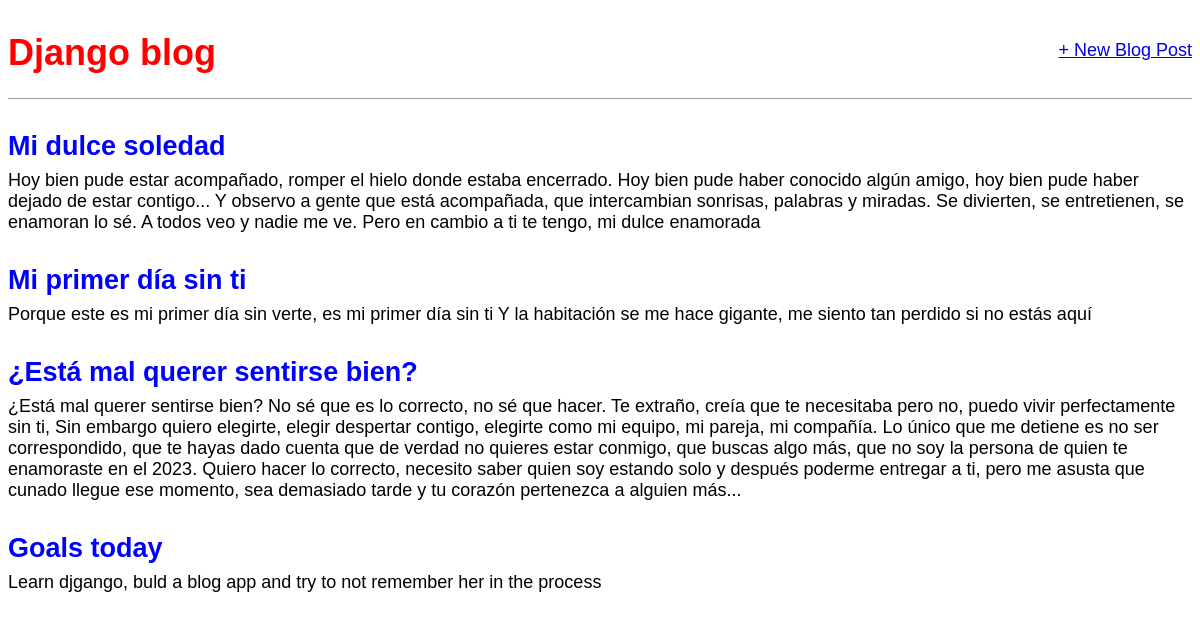
The page / on the database its author committed.
### blog/models.py (models this page shows, shortened)
class Post(models.Model):
    title = models.CharField(max_length=200)
    author = models.ForeignKey(
        "auth.user",
        on_delete=models.CASCADE,
    )
    body = models.TextField()

### blog/views.py (the view)
# urls.py: path("", BlogListView.as_view(), name="home")
class BlogListView(ListView):
    model = Post
    template_name = "home.html"

### templates/home.html
{% extends "base.html" %}
{% block content %}
{% for post in post_list %}
<div class="post-entry">
    <h2><a href="{% url 'post_detail' post.pk %}">{{ post.title }}</a></h2>
    <p>{{ post.body }}</p>
</div>
{% endfor %}
{% endblock content %}

### templates/base.html (shortened to what this page needs)
{% load static %}
<html>
<head>
    <link href="{% static 'css/base.css' %}" rel="stylesheet">
</head>
<body>
    <div>
        <header>
            <div class="nav-left">
                <h1><a href="{% url 'home' %}">Django blog</a></h1>
            </div>
            <div class="nav-right">
                <a href="{% url 'post_new' %}">+ New Blog Post</a>
            </div>
        </header>
        {% block content %}
        {% endblock content %}
    </div>
</body>
</html>

### static/css/base.css (style rules this page uses)
body { font-family: 'Source Sans Pro', sans-serif; font-size: 18px; }
header { border-bottom: 1px solid #999; margin-bottom: 2rem; display: flex; }
header h1 a { color: red; text-decoration: none; }
.nav-left { margin-right: auto; }
.nav-right { display: flex; padding-top: 2rem; }
.post-entry { margin-bottom: 2rem; }
.post-entry h2 { margin: 0.5rem 0; }
.post-entry h2 a, .post-entry h2 a:visited { color: blue; text-decoration: none; }
.post-entry p { margin: 0; font-weight: 400; }

### rows shown on the page
Post: title "Mi dulce soledad", body "Hoy bien pude estar acompañado, romper el hielo donde estaba encerrado. Hoy bien pude haber conocido algún amigo, hoy bien pude haber dejado de estar contigo... Y observo a gente que está acompañada, que intercambian sonrisas, palabras y miradas. Se divierten, se entretienen, se enamoran lo sé. A todos veo y nadie me ve. Pero en cambio a ti te tengo, mi dulce enamorada"
Post: title "Mi primer día sin ti", body "Porque este es mi primer día sin verte, es mi primer día sin ti Y la habitación se me hace gigante, me siento tan perdido si no estás aquí"
Post: title "¿Está mal querer sentirse bien?", body "¿Está mal querer sentirse bien? No sé que es lo correcto, no sé que hacer. Te extraño, creía que te necesitaba pero no, puedo vivir perfectamente sin ti, Sin embargo quiero elegirte, elegir despertar contigo, elegirte como mi equipo, mi pareja, mi compañía. Lo único que me detiene es no ser correspondido, que te hayas dado cuenta que de verdad no quieres estar conmigo, que buscas algo más, que no soy la persona de quien te enamoraste en el 2023. Quiero hacer lo correcto, necesito saber quien soy estando solo y después poderme entregar a ti, pero me asusta que cunado llegue ese momento, sea demasiado tarde y tu corazón pertenezca a alguien más..."
Post: title "Goals today", body "Learn djgango, buld a blog app and try to not remember her in the process"
